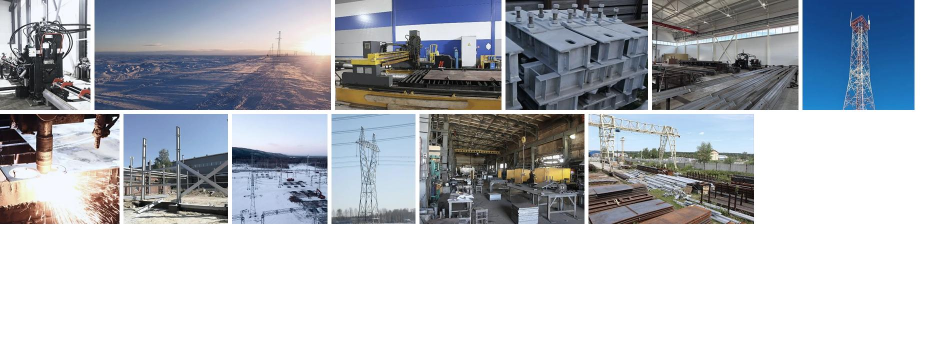
#> input picture research/_photos.jpg, 1900 x 684 px (shown at 1/2 size)
$ python -i build_products.py   (imports and definitions only)
#> lines starting #> are read from the running program, lines starting #| are printed output that depends on the picture; after the words box and inside, x2 and y2 are one past the last pixel; in counts of white or black regions, pixels touching at a corner belong together
"""Build the product catalogue (everything except the LEP towers) from the zavsk.ru scrape.

Input:  research/zavsk/crawl.json + research/zavsk/pages/ (raw HTML) + research/zavsk/img/
Output: src/data/products.json and the list of source images to redraw (scripts/trace_items.py).

What is taken from the source: names, specification tables and factual sentences (drawing
numbers, series, mass, sizes, purpose). What is dropped: prices, "how to buy" text, the source
company's name, phone, city and delivery promises, photos and 3D renders (only line drawings
are redrawn). A scheme shown for several marks is one drawing of the series; the site says so.

Usage: python -I scripts/build_products.py <research_dir> <site_dir>
"""
import hashlib
import html
import json
import os
import re
import sys

import numpy as np
from PIL import Image
from scipy import ndimage

RESEARCH, SITE = sys.argv[1], sys.argv[2]
Z = os.path.join(RESEARCH, "zavsk")
# [1 line not run here, left out]
# [1 line that did not run here, left out]
# the second pass over the rest of the source catalogue (LEP towers, antenna supports, concrete)
MORE = os.path.join(Z, "more")
# [6 lines not run here, left out]


# [5 lines left out: function in_lineup, not called in this run]

# category -> groups (source section path, title on the site). Order is the order on the site.
C = "/catalog/"
CATEGORIES = [
    ("masts", "Прожекторные мачты", [
        (C + "prozhektornye-machty/prozhektornye-machty-metallicheskie/", "Мачты прожекторные ПМС", lambda p: "/pms-" in p),
        (C + "prozhektornye-machty/prozhektornye-machty-metallicheskie/", "Мачты прожекторные Н", lambda p: "/n-" in p),
        (C + "prozhektornye-machty/mnogogrannye-vysokomachtovye-opory/vmo/", "Многогранные мачты ВМО", None),
        (C + "prozhektornye-machty/mnogogrannye-vysokomachtovye-opory/vmon-vmont/", "Многогранные мачты ВМОН, ВМОНТ", None),
    ]),
    ("lightning", "Молниеотводы", [
        (C + "molnieotvody/metallicheskie/ms/", "Молниеотводы стальные МС", None),
        (C + "molnieotvody/metallicheskie/sm/", "Молниеотводы стержневые СМ", None),
        (C + "molnieotvody/metallicheskie/am/", "Молниеотводы антенные АМ", None),
        (C + "molnieotvody/metallicheskie/mogk/", "Молниеотводы граненые МОГК", None),
        (C + "molnieotvody/metallicheskie/vgm/", "Молниеотводы ВГМ", None),
        (C + "molnieotvody/metallicheskie/vgn/", "Молниеотводы ВГН", None),
    ]),
    ("portals", "Порталы ОРУ", [
        (C + "portaly-otkrytyh-raspredelitelnyh-ustroystv-oru/ps/", "Порталы ПС", None),
        (C + "portaly-otkrytyh-raspredelitelnyh-ustroystv-oru/psl/", "Порталы ПСЛ", None),
        (C + "portaly-otkrytyh-raspredelitelnyh-ustroystv-oru/pst/", "Порталы ПСТ", None),
    ]),
    ("contact", "Опоры контактной сети", [
        (C + "opory-kontaktnoy-seti/konsolnaya-opora-m1/", "Консольные опоры М1", None),
        (C + "opory-kontaktnoy-seti/konsolnaya-opora-m2/", "Консольные опоры М2", None),
        (C + "opory-kontaktnoy-seti/konsolnaya-opora-msh/", "Консольные опоры МШ", None),
        (C + "opory-kontaktnoy-seti/konsolnaya-opora-msh2/", "Консольные опоры МШ2", None),
        (C + "opory-kontaktnoy-seti/stoyki-zhestkoy-poperechiny/", "Стойки жёстких поперечин", None),
        (C + "opory-kontaktnoy-seti/stoyka-povyshennoy-dliny/", "Стойки повышенной длины", None),
    ]),
    ("piles", "Свайные фундаменты", [
        (C + "metallicheskie-konstruktsii-dlya-svaynyh-fundamentov/rostverki/", "Ростверки", None),
        (C + "metallicheskie-konstruktsii-dlya-svaynyh-fundamentov/balki-metallicheskie/", "Балки металлические", None),
        ("text:nagolovniki", "Наголовники", None),
    ]),
    ("hardware", "Металлоконструкции 0,4–35 кВ", [
        (C + "metallokonstruktsii/traversy/tm/", "Траверсы ТМ", None),
        (C + "metallokonstruktsii/traversy/tn/", "Траверсы ТН", None),
        (C + "metallokonstruktsii/traversy/tv-v/", "Траверсы ТВ, В", None),
        (C + "metallokonstruktsii/traversy/tz/", "Траверсы ТЗ", None),
        (C + "metallokonstruktsii/traversy/t/", "Траверсы Т", None),
        (C + "metallokonstruktsii/traversy/sh/", "Траверсы SH", None),
        (C + "metallokonstruktsii/nadstavki/", "Надставки", None),
        (C + "metallokonstruktsii/kryuki/", "Крюки", None),
        (C + "metallokonstruktsii/krepleniya-ukosa/", "Крепления укоса", None),
        (C + "metallokonstruktsii/ogolovki/", "Оголовки", None),
        (C + "metallokonstruktsii/styazhki/", "Стяжки", None),
        (C + "metallokonstruktsii/homuty/", "Хомуты", None),
        (C + "metallokonstruktsii/ottyazhki/", "Оттяжки", None),
        (C + "metallokonstruktsii/kronshteyny/", "Кронштейны", None),
        (C + "metallokonstruktsii/nakladki/", "Накладки", None),
    ]),
    ("lep", "Опоры ЛЭП других серий", [
        (C + "metallicheskie-opory-lep/promezhutochnye-opory-lep/", "Промежуточные опоры", None),
        (C + "metallicheskie-opory-lep/ankerno-uglovye-opory-lep/", "Анкерно-угловые опоры", None),
        (C + "metallicheskie-opory-lep/unifitsirovannye-promezhutochnye-opory-lep/", "Унифицированные промежуточные", None),
        (C + "metallicheskie-opory-lep/unifitsirovannye-ankerno-uglovye-opory-lep/", "Унифицированные анкерно-угловые", None),
        (C + "metallicheskie-opory-lep/mnogogrannye/", "Многогранные опоры", None),
    ]),
    ("antenna", "Антенные опоры и мачты связи", [
        (C + "antennye-opory/antennaya-opora-ao/", "Антенные опоры АО", None),
        (C + "antennye-opory/machta-antennaya/", "Антенные мачты", None),
        (C + "antennye-opory/vyshki-svyazi/rmg/", "Мачты связи РМГ", None),
        (C + "antennye-opory/radioreleynoy-svyazi-rrl/", "Опоры радиорелейной связи РРЛ", None),
        (C + "antennye-opory/dvoynogo-naznacheniya-odn/", "Опоры двойного назначения ОДН", None),
    ]),
    ("concrete", "Железобетонные изделия", [
        (C + "zhelezobetonnye-opory-lep/", "Железобетонные опоры ЛЭП", None),
        (C + "prozhektornye-machty/prozhektornye-machty-zhelezobetonnye/", "Прожекторные мачты ПМЖ", None),
        (C + "molnieotvody/zhelezobitonnye-mzh/", "Молниеотводы МЖ", None),
        (C + "metallicheskie-konstruktsii-dlya-svaynyh-fundamentov/opornye-plity/", "Фундаментные опорные плиты", None),
    ]),
]
# whole-category groups whose towers may already be in the lineup
SKIP_LINEUP = "lep"

# Text-only sections of the source (no product pages): the items are written out from the
# section text, word for word where it gives facts.
TEXT_GROUPS = {
    "text:nagolovniki": [
        {
            "slug": "m42", "name": "Наголовник М42",
            "note": "Выпускается по типовой серии 3.407-9-146. Защищает сваю при строительстве фундаментов из одиночных свай для металлических свободностоящих опор. Монтируется сваркой: приваривается к верхнему листу закладной детали сваи.",
        },
        {
            "slug": "m43", "name": "Наголовник М43",
            "note": "Выпускается по типовой серии 3.407-9-146. Защищает сваю при строительстве фундаментов из одиночных свай для металлических свободностоящих опор. Монтируется сваркой: приваривается к верхнему листу закладной детали сваи.",
        },
    ]
}

# photos and 3D renders, not line drawings (checked by eye on contact sheets): the product is
# redrawn as a line picture from the image itself (scripts/lineart.py) and the site says so
PICTURES = {
    "balki_metall_kon-626_900_0.jpg", "oporno-ankernye_plity_p-3.jpg", "opornye_plity_op-1.jpg",
    "opornye_plity_op-2.jpg", "plita_opornaya_op-1d.png",
    "rostverki-ts-303_900_0.jpg", "screenshot_1-913_900_0.jpg", "screenshot_2_900_0.jpg",
    "usilennye_opornye_plity_uop-6.png",
    "machta-teleskopicheskaya-mtc.jpg", "machta-teleskopicheskaya-mtl.jpg", "machta-teleskopicheskaya-mtp.jpg",
    "machty-fermnye-st-3.png", "machty-fermnye-st-4.png", "machty-fermnye-tm.jpg", "opory-odn.jpg",
    "opory-radioreleynoy-svyazi-rrl.png",
}
sys.path.insert(0, os.path.dirname(os.path.abspath(__file__)))
from lineart import flat as _flat_rgb, lines as _lines  # noqa: E402


# Sheets of the original typical series (files.stroyinf.ru scans) for marks the source shows no
# scheme for: research/series/found_*.json maps slug -> sheet; each mapping was checked by reading
# the sheet's title block. The scan is downscaled and redrawn like any scheme.
SERIES = os.path.join(RESEARCH, "series")
SHEETS = {}
# [9 lines not run here, left out]


OUT_PRODUCTS = os.path.join(SITE, "public", "products")
INK = (28, 34, 38)


# [41 lines left out: functions sheet_image, picture, not called in this run]
# collages "photo + drawing": only the drawing half is redrawn (box in source pixels)
CROPS = {
    "vgm_900_0.jpg": (470, 0, 900, 1167),
    "vgn_900_0.jpg": (0, 0, 392, 997),
    "prozhektornye-machty-vmon-vmont-95_900_0.jpg": (432, 0, 900, 855),
}


# [8 lines left out: function cropped, not called in this run]

# sentences carrying the source's sales talk or identity are dropped whole
DROP = re.compile(
    r"купить|купит|Завод Стальных|ЗСК|\+7|телефон|Екатеринбург|менеджер|по РФ|по России|цен[аеуы]|стоимост|"
    r"доставк|наличи|склад|оформить|заказ|звоните|обращайтесь|производитель|гарантир|оперативн|"
    r"на нашем|наш[аеи]? |мы |компани|РФ|Росси|опыт|отличаются|предлагаем|выгодн|лучш",
    re.I,
)
# only sentences that state something checkable are kept: numbers, standards, drawings, purpose
FACT = re.compile(r"\d|ГОСТ|СНиП|чертеж|чертёж|проект|сери|предназнач|применя|служ|конструкци|изготавлива|выполн|сталь|стали|ENSTO", re.I)
HEADINGS = re.compile(r"^(Технические характеристики|Характеристики|Спецификация[^.]*|Применение|Описание)\s*", re.I)


# [6 lines left out: function page, not called in this run]


def flat(fn):
    """The image on white: transparent PNGs would otherwise turn black."""
#> called with fn = '../../research/_photos.jpg'
    im = Image.open(fn)
#> im is the input picture: PIL image 1900x684 RGB; mean R, G, B 181.5, 185.5, 191.6
    if im.mode in ("RGBA", "LA", "P"):
        im = im.convert("RGBA")
        bg = Image.new("RGBA", im.size, (255, 255, 255, 255))
        im = Image.alpha_composite(bg, im)
    return im.convert("RGB")


def text(fragment):
    return " ".join(html.unescape(re.sub(r"<[^>]+>", " ", fragment)).split())


# [64 lines left out: functions tables, clean_table, sentences, not called in this run]


def dhash(fn, n=16):
    """Hash of the dark ink only, cropped to its box: the watermark is the same on every
    image and would make different small drawings look alike."""
    a = np.asarray(flat(fn).convert("L"), dtype=np.float32)
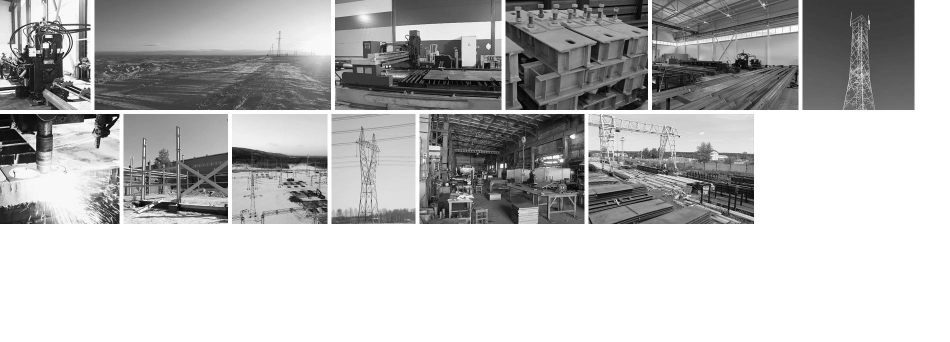
#> a: shape (684, 1900) float32 (shown at 1/2 size); min 0, max 255, mean 185
    ink = a < 120
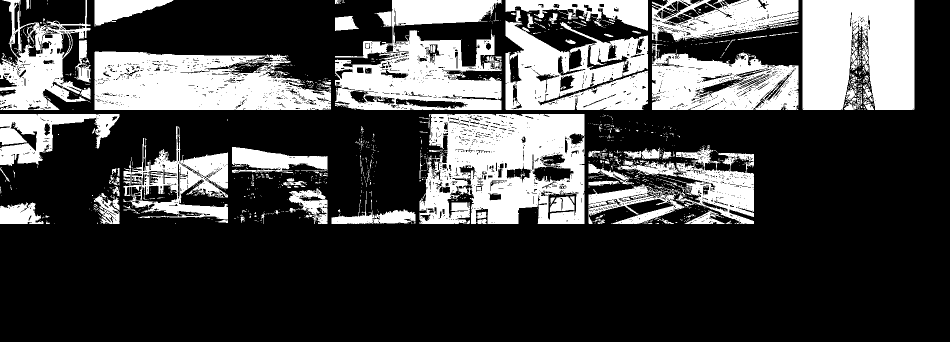
#> ink: shape (684, 1900) bool (shown at 1/2 size); 28.1% white; 1459 white regions (1313 under 20 px), largest, box (x1, y1, x2, y2) and area: (839, 228, 1169, 448) 54219, (1605, 0, 1829, 220) 43540, (189, 103, 662, 220) 42341
    if not ink.any():
        return np.zeros(n * n, bool)
    ys, xs = np.where(ink)
    crop = Image.fromarray((ink[ys.min():ys.max() + 1, xs.min():xs.max() + 1] * 255).astype(np.uint8))
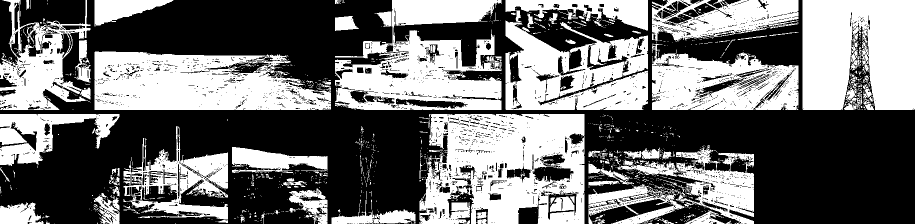
#> crop: PIL image 1829x448 L (shown at 1/2 size); 44.5% white; 1459 white regions (1313 under 20 px), largest, box (x1, y1, x2, y2) and area: (839, 228, 1169, 448) 54219, (1605, 0, 1829, 220) 43540, (189, 103, 662, 220) 42341
    small = np.asarray(crop.resize((n, n), Image.BOX), dtype=np.float32)
    return np.concatenate([(small > 24).flatten(), [crop.width > crop.height * 1.2, crop.height > crop.width * 1.2]])


MARKS = {  # titles without a mark of the usual shape; the marks are taken from their own tables
    "Ячейковые порталы ПС 35 кВ": "ПС-35",
    "Ростверки для четырехсвайных фундаментов": "Ростверки Р4",
    "Ростверки для двухсвайных фундаментов": "Ростверки Р2",
    "Оттяжка ОТ-2 (26.0004-29)": "ОТ-2",
}


# [15 lines left out: function mark_of, not called in this run]


def num(s):
    m = re.search(r"\d+(?:[.,]\d+)?", s or "")
    return float(m.group(0).replace(",", ".")) if m else None


# [23 lines left out: function keys_of, not called in this run]


used_images = {}
hashes = []  # (hash, canonical file)


# [9 lines left out: function canonical, not called in this run]


out_cats = []
seen_slugs = set()
# [75 lines not run here, left out]
total = sum(len(g["items"]) for c in out_cats for g in c["groups"])
# [1 line not run here, left out]

>>> result = dhash('../../research/_photos.jpg')
